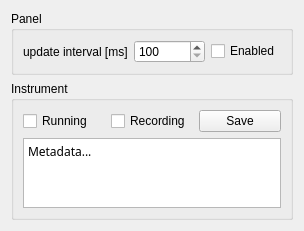
<?xml version="1.0" encoding="UTF-8"?>
<ui version="4.0">
 <class>AutoPanel</class>
 <widget class="QWidget" name="AutoPanel">
  <property name="geometry">
   <rect>
    <x>0</x>
    <y>0</y>
    <width>304</width>
    <height>229</height>
   </rect>
  </property>
  <property name="windowTitle">
   <string>Form</string>
  </property>
  <layout class="QVBoxLayout" name="verticalLayout">
   <item>
    <widget class="QGroupBox" name="panelBox">
     <property name="title">
      <string>Panel</string>
     </property>
     <property name="checkable">
      <bool>false</bool>
     </property>
     <property name="checked">
      <bool>false</bool>
     </property>
     <layout class="QHBoxLayout" name="horizontalLayout">
      <item>
       <widget class="QLabel" name="panel_sampling_lbl">
        <property name="text">
         <string>update interval [ms]</string>
        </property>
       </widget>
      </item>
      <item>
       <widget class="QSpinBox" name="panel_sampling">
        <property name="minimum">
         <number>100</number>
        </property>
        <property name="maximum">
         <number>10000</number>
        </property>
       </widget>
      </item>
      <item>
       <widget class="QCheckBox" name="panel_enabled">
        <property name="text">
         <string>Enabled</string>
        </property>
       </widget>
      </item>
     </layout>
    </widget>
   </item>
   <item>
    <widget class="QGroupBox" name="instrumentBox">
     <property name="title">
      <string>Instrument</string>
     </property>
     <layout class="QGridLayout" name="gridLayout">
      <item row="0" column="0">
       <widget class="QCheckBox" name="instrument_running">
        <property name="text">
         <string>Running</string>
        </property>
       </widget>
      </item>
      <item row="0" column="1">
       <widget class="QCheckBox" name="instrument_recording">
        <property name="text">
         <string>Recording</string>
        </property>
       </widget>
      </item>
      <item row="0" column="2">
       <widget class="QPushButton" name="instrument_save">
        <property name="text">
         <string>Save</string>
        </property>
       </widget>
      </item>
      <item row="1" column="0" colspan="3">
       <widget class="QPlainTextEdit" name="instrument_meta">
        <property name="maximumSize">
         <size>
          <width>16777215</width>
          <height>75</height>
         </size>
        </property>
        <property name="font">
         <font>
          <family>TlwgTypewriter</family>
         </font>
        </property>
        <property name="plainText">
         <string>Metadata...</string>
        </property>
       </widget>
      </item>
     </layout>
    </widget>
   </item>
  </layout>
 </widget>
 <resources/>
 <connections/>
</ui>
